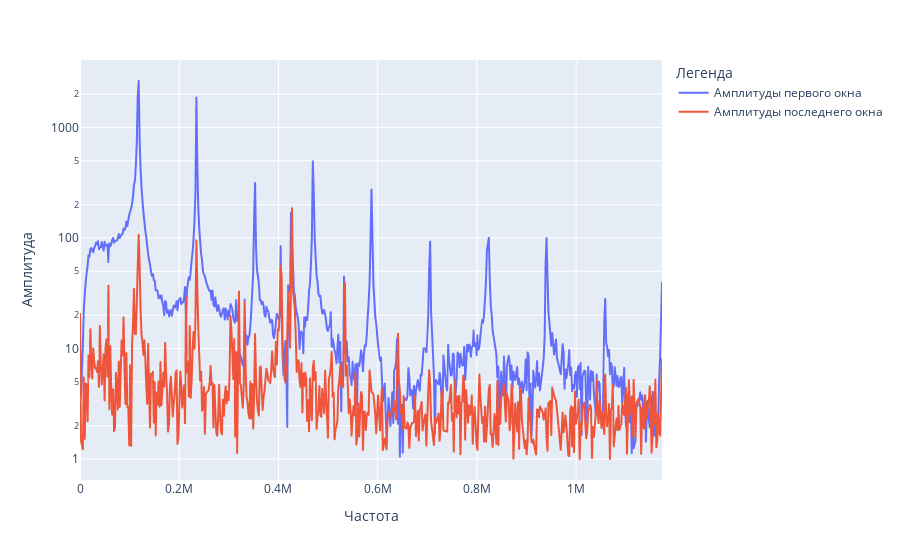

Notebook code cell kept with this figure:
### Markdown cell above
Построим график, на котором отразим уже фильтрованные сигналы

### Code cell
df = pd.DataFrame({
    'Frequences': frequences[filtered_indicies],
    'Амплитуды первого окна': first_window_amplitudes[filtered_indicies],
    'Амплитуды последнего окна': last_window_amplitudes[filtered_indicies],})

fig = px.line(df, x="Frequences", y=["Амплитуды первого окна", "Амплитуды последнего окна"], log_y=True)\
    .update_layout(xaxis_title='Частота', yaxis_title='Амплитуда', legend_title='Легенда')

fig.show()

### Figure 1 — Plotly figure (JSON) as saved in the notebook; plotly's stock layout.template omitted (floating-point values rounded to 4 significant figures; data arrays with more than 128 entries replaced by an {"elided": "..."} marker saying what was removed)
{"data": [{"hovertemplate": "variable=Амплитуды первого окна<br>Frequences=%{x}<br>value=%{y}<extra></extra>", "legendgroup": "Амплитуды первого окна", "line": {"color": "#636efa", "dash": "solid"}, "marker": {"symbol": "circle"}, "mode": "lines", "name": "Амплитуды первого окна", "showlegend": true, "type": "scattergl", "x": {"elided": "560 float values"}, "xaxis": "x", "y": {"elided": "560 float values"}, "yaxis": "y"}, {"hovertemplate": "variable=Амплитуды последнего окна<br>Frequences=%{x}<br>value=%{y}<extra></extra>", "legendgroup": "Амплитуды последнего окна", "line": {"color": "#EF553B", "dash": "solid"}, "marker": {"symbol": "circle"}, "mode": "lines", "name": "Амплитуды последнего окна", "showlegend": true, "type": "scattergl", "x": {"elided": "560 float values"}, "xaxis": "x", "y": {"elided": "560 float values"}, "yaxis": "y"}], "layout": {"legend": {"title": {"text": "Легенда"}, "tracegroupgap": 0}, "margin": {"t": 60}, "xaxis": {"anchor": "y", "domain": [0, 1], "title": {"text": "Частота"}}, "yaxis": {"anchor": "x", "domain": [0, 1], "title": {"text": "Амплитуда"}, "type": "log"}}}
